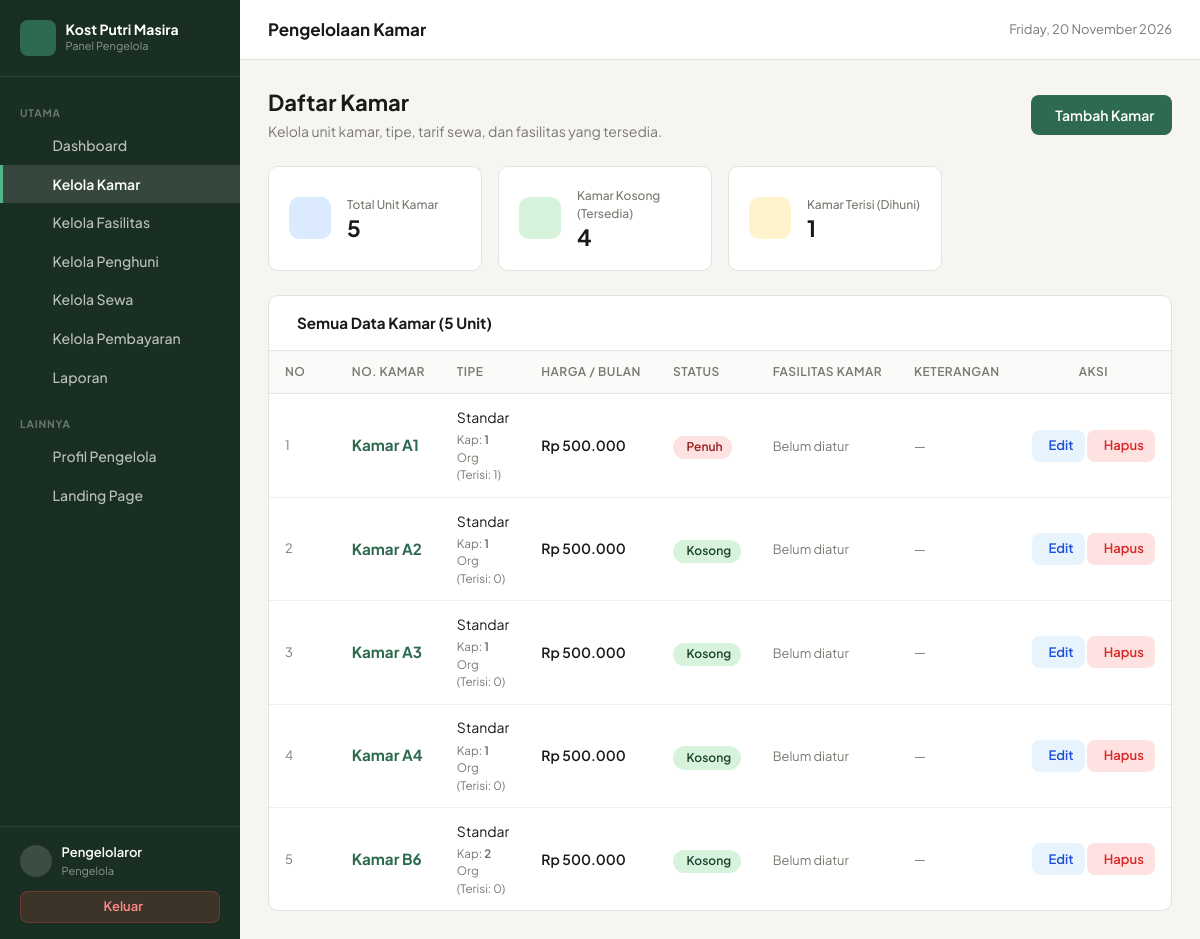
The page /admin/kamar/index.php (signed in) on the database its author committed.
### tables this page shows
CREATE TABLE `kamar` (
  `id_kamar` int NOT NULL,
  `nomor_kamar` varchar(20) NOT NULL,
  `tipe_kamar` varchar(50) DEFAULT NULL,
  `kapasitas` int NOT NULL DEFAULT '1',
  `harga` decimal(12,2) NOT NULL,
  `status` enum('kosong','terisi','penuh') NOT NULL DEFAULT 'kosong',
  `keterangan` text,
  `created_at` timestamp NULL DEFAULT CURRENT_TIMESTAMP
);

### includes/auth_check.php (called while the page is built, shortened)
<?php
function isLoggedIn(): bool {
    return isset($_SESSION['user_id']) && !empty($_SESSION['user_id']);
}
function currentUser(): ?array {
    return [
        'id_user'     => $_SESSION['user_id'] ?? null,
        'nama'        => $_SESSION['nama'] ?? '',
        'username'    => $_SESSION['username'] ?? '',
        'role'        => $_SESSION['role'] ?? '',
        'id_penghuni' => $_SESSION['id_penghuni'] ?? null,
    ];
}

### includes/functions.php (called while the page is built, shortened)
<?php
function e(?string $string): string {
    return htmlspecialchars((string)$string, ENT_QUOTES, 'UTF-8');
}
function formatRupiah(float|int|string $angka, bool $denganSimbol = true): string {
    $nominal = (float) $angka;
    $hasil = number_format($nominal, 0, ',', '.');
    return $denganSimbol ? 'Rp ' . $hasil : $hasil;
}

### admin/kamar/index.php (the view, shortened to what this page needs)
<?php
require_once __DIR__ . '/../../config/database.php';
require_once __DIR__ . '/../../includes/functions.php';
require_once __DIR__ . '/../../includes/auth_check.php';
$user = currentUser();
try {
    $stmt = $pdo->query("
        SELECT
            k.*,
            GROUP_CONCAT(f.nama_fasilitas ORDER BY f.nama_fasilitas SEPARATOR '||') AS fasilitas_list,
            (SELECT COUNT(*) FROM sewa s WHERE s.id_kamar = k.id_kamar AND s.status = 'aktif') AS sewa_aktif
        FROM kamar k
        LEFT JOIN kamar_fasilitas kf ON k.id_kamar = kf.id_kamar
        LEFT JOIN fasilitas f ON kf.id_fasilitas = f.id_fasilitas
        GROUP BY k.id_kamar
        ORDER BY k.nomor_kamar ASC
    ");
    $daftarKamar = $stmt->fetchAll();
    $totalKamar  = count($daftarKamar);
    $kamarKosong = count(array_filter($daftarKamar, fn($k) => $k['status'] === 'kosong'));
    $kamarTerisi = $totalKamar - $kamarKosong;} catch (PDOException $e) {
    $daftarKamar = [];
    $totalKamar = $kamarKosong = $kamarTerisi = 0;}
?><!DOCTYPE html>
<html lang="id">
<head>
<link rel="stylesheet" href="../../assets/css/app.css">
</head>
<body>
<div class="layout">
<aside class="sidebar" id="sidebarPanel">
    <div class="sb-brand">
        <div class="sb-ico"><i class="ph ph-house-line"></i></div>
        <div>
            <div class="sb-name">Kost Putri Masira</div>
            <span class="sb-sub">Panel Pengelola</span>
        </div>
    </div>
    <nav class="sb-nav">
        <div class="sb-label">Utama</div>
        <a href="../dashboard.php" class="sb-link"><i class="ph ph-squares-four"></i> Dashboard</a>
        <a href="index.php" class="sb-link active"><i class="ph ph-door"></i> Kelola Kamar</a>
        <a href="../fasilitas/index.php" class="sb-link"><i class="ph ph-sparkle"></i> Kelola Fasilitas</a>
        <a href="../penghuni/index.php" class="sb-link"><i class="ph ph-users-three"></i> Kelola Penghuni</a>
        <a href="../sewa/index.php" class="sb-link"><i class="ph ph-key"></i> Kelola Sewa</a>
        <a href="../pembayaran/index.php" class="sb-link"><i class="ph ph-credit-card"></i> Kelola Pembayaran</a>
        <a href="../laporan/index.php" class="sb-link"><i class="ph ph-chart-bar"></i> Laporan</a>
        <div class="sb-label" style="margin-top:.5rem">Lainnya</div>
        <a href="../profil.php" class="sb-link"><i class="ph ph-user-circle"></i> Profil Pengelola</a>
        <a href="../../index.php" class="sb-link" target="_blank" rel="noopener"><i class="ph ph-globe"></i> Landing Page</a>
    </nav>
    <div class="sb-foot">
        <div class="sb-user">
            <div class="sb-avatar"><i class="ph ph-user"></i></div>
            <div>
                <div class="sb-uname"><?= e($user['nama'] ?? 'Pengelola') ?></div>
                <div class="sb-urole">Pengelola</div>
            </div>
        </div>
        <a href="../../logout.php" class="btn-logout"><i class="ph ph-sign-out"></i> Keluar</a>
    </div>
</aside>
<div class="main">
    <header class="topbar">
        <div class="topbar-title">Pengelolaan Kamar</div>
        <div class="topbar-actions">
            <div class="topbar-date"><i class="ph ph-calendar"></i> <?= date('l, d F Y') ?></div>
        </div>
    </header>
    <main class="content">
        <div class="pg-header">
            <div>
                <h1 class="pg-title">Daftar Kamar</h1>
                <p class="pg-sub">Kelola unit kamar, tipe, tarif sewa, dan fasilitas yang tersedia.</p>
            </div>
            <a href="tambah.php" class="btn-add">
                <i class="ph ph-plus-circle"></i> Tambah Kamar
            </a>
        </div>
        <div class="stats">
            <div class="sc">
                <div class="sc-ico ico-b"><i class="ph ph-door"></i></div>
                <div>
                    <div class="sc-label">Total Unit Kamar</div>
                    <div class="sc-val"><?= $totalKamar ?></div>
                </div>
            </div>
            <div class="sc">
                <div class="sc-ico ico-g"><i class="ph ph-check-circle"></i></div>
                <div>
                    <div class="sc-label">Kamar Kosong (Tersedia)</div>
                    <div class="sc-val"><?= $kamarKosong ?></div>
                </div>
            </div>
            <div class="sc">
                <div class="sc-ico ico-a"><i class="ph ph-lock"></i></div>
                <div>
                    <div class="sc-label">Kamar Terisi (Dihuni)</div>
                    <div class="sc-val"><?= $kamarTerisi ?></div>
                </div>
            </div>
        </div>
        <div class="panel">
            <div class="panel-head">
                <div class="panel-title">
                    <i class="ph ph-list-dashes"></i> Semua Data Kamar (<?= count($daftarKamar) ?> Unit)
                </div>
            </div>
            <?php if (empty($daftarKamar)): ?>
            <div class="empty">
                <i class="ph ph-door-open"></i>
                <p>Belum ada data kamar terdaftar.</p>
                <a href="tambah.php" class="btn-add" style="margin-top:.85rem">Tambah Kamar Sekarang</a>
            </div>
            <?php else: ?>
            <div class="table-wrap">
                <table>
                    <thead>
                        <tr>
                            <th style="width:70px">No</th>
                            <th>No. Kamar</th>
                            <th>Tipe</th>
                            <th>Harga / Bulan</th>
                            <th>Status</th>
                            <th>Fasilitas Kamar</th>
                            <th>Keterangan</th>
                            <th style="width:140px;text-align:center">Aksi</th>
                        </tr>
                    </thead>
                    <tbody>
                        <?php foreach ($daftarKamar as $i => $k):
                            $fasList = !empty($k['fasilitas_list']) ? explode('||', $k['fasilitas_list']) : [];
                        ?>
                        <tr>
                            <td style="color:var(--muted);font-size:.8rem"><?= $i + 1 ?></td>
                            <td>
                                <strong style="font-size:.95rem;color:var(--green)">Kamar <?= e($k['nomor_kamar']) ?></strong>
                            </td>
                            <td><?= e($k['tipe_kamar'] ?: 'Standar') ?><div style='font-size:.73rem;color:var(--muted);margin-top:.2rem'>Kap: <strong><?= (int)$k['kapasitas'] ?></strong> Org (Terisi: <?= (int)$k['sewa_aktif'] ?>)</div></td>
                            <td style="white-space:nowrap;font-weight:600"><?= formatRupiah($k['harga']) ?></td>
                            <td>
                                <?php if ($k['status'] === 'penuh'): ?>
                                <span class="badge" style="background:#fee2e2;color:#991b1b"><i class="ph ph-prohibit"></i> Penuh</span>
                                <?php elseif ($k['status'] === 'terisi'): ?>
                                <span class="badge bg-a"><i class="ph ph-users"></i> Terisi</span>
                                <?php else: ?>
                                <span class="badge bg-g"><i class="ph ph-check"></i> Kosong</span>
                                <?php endif; ?>
                            </td>
                            <td>
                                <?php if (!empty($fasList)): ?>
                                <div class="fasilitas-pills">
                                    <?php foreach ($fasList as $f): ?>
                                    <span class="f-pill"><i class="ph ph-check"></i> <?= e($f) ?></span>
                                    <?php endforeach; ?>
                                </div>
                                <?php else: ?>
                                <span style="color:var(--muted);font-size:.8rem">Belum diatur</span>
                                <?php endif; ?>
                            </td>
                            <td style="font-size:.825rem;color:var(--muted);max-width:200px">
                                <?= !empty($k['keterangan']) ? e($k['keterangan']) : '—' ?>
                            </td>
                            <td style="text-align:center;white-space:nowrap">
                                <a href="edit.php?id=<?= $k['id_kamar'] ?>" class="btn-act btn-edit" title="Edit Kamar">
                                    <i class="ph ph-pencil-simple"></i> Edit
                                </a>
                                <a href="hapus.php?id=<?= $k['id_kamar'] ?>" class="btn-act btn-del" title="Hapus Kamar">
                                    <i class="ph ph-trash"></i> Hapus
                                </a>
                            </td>
                        </tr>
                        <?php endforeach; ?>
                    </tbody>
                </table>
            </div>
            <?php endif; ?>
        </div>
    </main>
</div>
</div>
</body>
</html>

### rows shown on the page
kamar: nomor_kamar "A1", tipe_kamar "Standar", kapasitas "1", sewa_aktif "1", harga "Rp 500.000", status "Penuh"
kamar: nomor_kamar "A2", tipe_kamar "Standar", kapasitas "1", sewa_aktif "0", harga "Rp 500.000", status "Kosong"
kamar: nomor_kamar "A3", tipe_kamar "Standar", kapasitas "1", sewa_aktif "0", harga "Rp 500.000", status "Kosong"
kamar: nomor_kamar "A4", tipe_kamar "Standar", kapasitas "1", sewa_aktif "0", harga "Rp 500.000", status "Kosong"
kamar: nomor_kamar "B6", tipe_kamar "Standar", kapasitas "2", sewa_aktif "0", harga "Rp 500.000", status "Kosong"

### other values the page prints
$user['nama'] "Pengelolaror"
$totalKamar "5"
$kamarKosong "4"
$kamarTerisi "1"
count($daftarKamar) "5"
